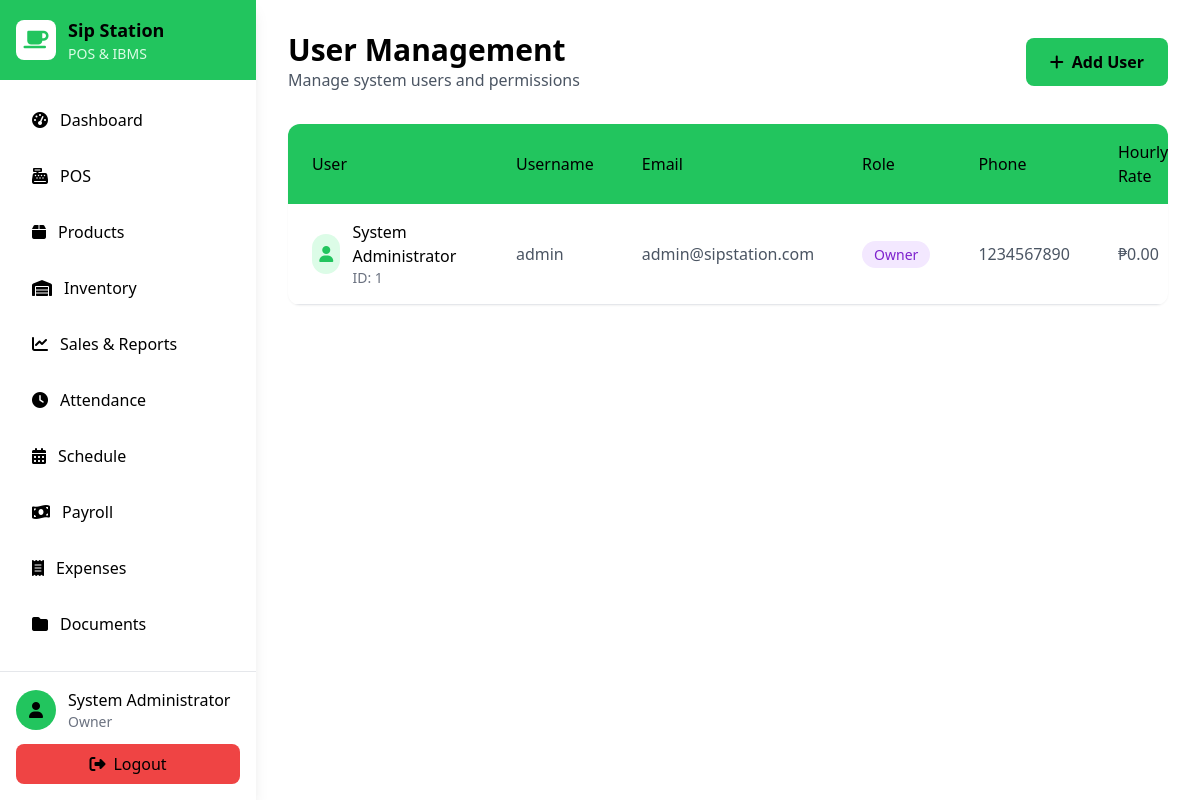
The app's page /modules/users/index.php (signed in) with its own data.
### tables this page shows
CREATE TABLE IF NOT EXISTS users (
    id INT AUTO_INCREMENT PRIMARY KEY,
    username VARCHAR(50) UNIQUE NOT NULL,
    password VARCHAR(255) NOT NULL,
    full_name VARCHAR(100) NOT NULL,
    email VARCHAR(100) UNIQUE NOT NULL,
    phone VARCHAR(20),
    role ENUM('owner', 'manager', 'staff', 'employee') NOT NULL,
    photo_path VARCHAR(255),
    hourly_rate DECIMAL(10, 2) DEFAULT 0.00,
    is_active BOOLEAN DEFAULT TRUE,
    created_at DATETIME DEFAULT CURRENT_TIMESTAMP,
    updated_at DATETIME DEFAULT CURRENT_TIMESTAMP ON UPDATE CURRENT_TIMESTAMP,
    INDEX idx_username (username),
    INDEX idx_email (email),
    INDEX idx_role (role)
);

### includes/db.php (called while the page is built, shortened)
<?php
class Database {
    private static $instance = null;
    private $connection;
    private function __construct() {
        try {
            $dsn = "mysql:host=" . DB_HOST . ";dbname=" . DB_NAME . ";charset=utf8mb4";
            $options = [
                PDO::ATTR_ERRMODE => PDO::ERRMODE_EXCEPTION,
                PDO::ATTR_DEFAULT_FETCH_MODE => PDO::FETCH_ASSOC,
                PDO::ATTR_EMULATE_PREPARES => false,
            ];
            $this->connection = new PDO($dsn, DB_USER, DB_PASS, $options);
        } catch (PDOException $e) {
            die("Database Connection Failed: " . $e->getMessage());
        }
    }
    public static function getInstance() {
        if (self::$instance === null) {
            self::$instance = new self();
        }
        return self::$instance;
    }
    public function getConnection() {
        return $this->connection;
    }
}
function getDB() {
    return Database::getInstance()->getConnection();
}

### includes/auth.php (called while the page is built, shortened)
<?php
require_once __DIR__ . '/db.php';
require_once __DIR__ . '/functions.php';
class Auth {
    private $db;
    public function __construct() {
        $this->db = getDB();
    }
    public function getAllUsers($role = null) {
        $sql = "SELECT id, username, full_name, email, phone, role, hourly_rate, is_active, created_at FROM users";
        $sql .= " ORDER BY created_at DESC";
        $stmt = $this->db->prepare($sql);
        if ($role) {
            $stmt->execute([$role]);
        } else {
            $stmt->execute();
        }
        return $stmt->fetchAll();
    }
}

### includes/functions.php (called while the page is built, shortened)
<?php
require_once __DIR__ . '/db.php';
function formatCurrency($amount) {
    return '₱' . number_format($amount, 2);
}

### modules/users/index.php (the view, shortened to what this page needs)
<?php
require_once '../../includes/functions.php';
require_once '../../includes/auth.php';
$auth = new Auth();
$users = $auth->getAllUsers();
?>
<!DOCTYPE html>
<html lang="en">
<head>
    <script src="https://cdn.tailwindcss.com"></script>
    <link rel="stylesheet" href="https://cdnjs.cloudflare.com/ajax/libs/font-awesome/6.4.0/css/all.min.css">
</head>
<body class="bg-white">
    <div class="flex h-screen overflow-hidden">
        <aside class="w-64 bg-white shadow-lg flex flex-col">
            <div class="bg-green-500 p-4">
                <div class="flex items-center space-x-3">
                    <div class="w-10 h-10 bg-white rounded-lg flex items-center justify-center">
                        <i class="fas fa-coffee text-green-500 text-xl"></i>
                    </div>
                    <div>
                        <h1 class="text-black font-bold text-lg">Sip Station</h1>
                        <p class="text-green-100 text-sm">POS & IBMS</p>
                    </div>
                </div>
            </div>
            <nav class="flex-1 p-4 overflow-y-auto">
                <ul class="space-y-2">
                    <li>
                        <a href="../../dashboard.php" class="flex items-center space-x-3 px-4 py-3 text-black hover:bg-gray-100 rounded-lg transition">
                            <i class="fas fa-tachometer-alt"></i>
                            <span>Dashboard</span>
                        </a>
                    </li>
                    <li>
                        <a href="../pos/index.php" class="flex items-center space-x-3 px-4 py-3 text-black hover:bg-gray-100 rounded-lg transition">
                            <i class="fas fa-cash-register"></i>
                            <span>POS</span>
                        </a>
                    </li>
                    <li>
                        <a href="../products/index.php" class="flex items-center space-x-3 px-4 py-3 text-black hover:bg-gray-100 rounded-lg transition">
                            <i class="fas fa-box"></i>
                            <span>Products</span>
                        </a>
                    </li>
                    <li>
                        <a href="../inventory/index.php" class="flex items-center space-x-3 px-4 py-3 text-black hover:bg-gray-100 rounded-lg transition">
                            <i class="fas fa-warehouse"></i>
                            <span>Inventory</span>
                        </a>
                    </li>
                    <li>
                        <a href="../sales/index.php" class="flex items-center space-x-3 px-4 py-3 text-black hover:bg-gray-100 rounded-lg transition">
                            <i class="fas fa-chart-line"></i>
                            <span>Sales & Reports</span>
                        </a>
                    </li>
                    <li>
                        <a href="../attendance/index.php" class="flex items-center space-x-3 px-4 py-3 text-black hover:bg-gray-100 rounded-lg transition">
                            <i class="fas fa-clock"></i>
                            <span>Attendance</span>
                        </a>
                    </li>
                    <li>
                        <a href="../schedule/index.php" class="flex items-center space-x-3 px-4 py-3 text-black hover:bg-gray-100 rounded-lg transition">
                            <i class="fas fa-calendar-alt"></i>
                            <span>Schedule</span>
                        </a>
                    </li>
                    <li>
                        <a href="../payroll/index.php" class="flex items-center space-x-3 px-4 py-3 text-black hover:bg-gray-100 rounded-lg transition">
                            <i class="fas fa-money-bill-wave"></i>
                            <span>Payroll</span>
                        </a>
                    </li>
                    <li>
                        <a href="../expenses/index.php" class="flex items-center space-x-3 px-4 py-3 text-black hover:bg-gray-100 rounded-lg transition">
                            <i class="fas fa-receipt"></i>
                            <span>Expenses</span>
                        </a>
                    </li>
                    <li>
                        <a href="../documents/index.php" class="flex items-center space-x-3 px-4 py-3 text-black hover:bg-gray-100 rounded-lg transition">
                            <i class="fas fa-folder"></i>
                            <span>Documents</span>
                        </a>
                    </li>
                    <li>
                        <a href="../messages/index.php" class="flex items-center space-x-3 px-4 py-3 text-black hover:bg-gray-100 rounded-lg transition">
                            <span>Messages</span>
                        </a>
                    </li>
                </ul>
            </nav>
            <div class="p-4 border-t">
                <div class="flex items-center space-x-3 mb-3">
                    <div class="w-10 h-10 bg-green-500 rounded-full flex items-center justify-center">
                        <i class="fas fa-user text-black"></i>
                    </div>
                    <div class="flex-1">
                        <p class="font-medium text-black"><?php echo htmlspecialchars($_SESSION['full_name']); ?></p>
                        <p class="text-sm text-gray-500 capitalize"><?php echo htmlspecialchars($_SESSION['role']); ?></p>
                    </div>
                </div>
                <a href="../../logout.php" class="flex items-center justify-center space-x-2 w-full bg-red-500 hover:bg-red-600 text-black py-2 rounded-lg transition">
                    <i class="fas fa-sign-out-alt"></i>
                    <span>Logout</span>
                </a>
            </div>
        </aside>
        <main class="flex-1 overflow-y-auto">
            <div class="p-8">
                <div class="flex items-center justify-between mb-8">
                    <div>
                        <h1 class="text-3xl font-bold text-black">User Management</h1>
                        <p class="text-gray-600">Manage system users and permissions</p>
                    </div>
                    <button onclick="openModal()" class="bg-green-500 hover:bg-green-600 text-black font-bold py-3 px-6 rounded-lg transition">
                        <i class="fas fa-plus mr-2"></i>Add User
                    </button>
                </div>
                <div class="bg-white rounded-xl shadow-sm overflow-hidden">
                    <div class="overflow-x-auto">
                        <table class="w-full">
                            <thead class="bg-green-500 text-black">
                                <tr>
                                    <th class="px-6 py-4 text-left font-medium">User</th>
                                    <th class="px-6 py-4 text-left font-medium">Username</th>
                                    <th class="px-6 py-4 text-left font-medium">Email</th>
                                    <th class="px-6 py-4 text-left font-medium">Role</th>
                                    <th class="px-6 py-4 text-left font-medium">Phone</th>
                                    <th class="px-6 py-4 text-left font-medium">Hourly Rate</th>
                                </tr>
                            </thead>
                            <tbody>
                                <?php foreach ($users as $user): ?>
                                <tr class="border-b hover:bg-gray-50">
                                    <td class="px-6 py-4">
                                        <div class="flex items-center space-x-3">
                                            <div class="w-10 h-10 bg-green-100 rounded-full flex items-center justify-center">
                                                <i class="fas fa-user text-green-500"></i>
                                            </div>
                                            <div>
                                                <p class="font-medium text-black"><?php echo htmlspecialchars($user['full_name']); ?></p>
                                                <p class="text-sm text-gray-500">ID: <?php echo $user['id']; ?></p>
                                            </div>
                                        </div>
                                    </td>
                                    <td class="px-6 py-4 text-gray-600"><?php echo htmlspecialchars($user['username']); ?></td>
                                    <td class="px-6 py-4 text-gray-600"><?php echo htmlspecialchars($user['email']); ?></td>
                                    <td class="px-6 py-4">
                                        <span class="px-3 py-1 rounded-full text-sm font-medium
                                            <?php echo $user['role'] === 'owner' ? 'bg-purple-100 text-purple-700' : ($user['role'] === 'manager' ? 'bg-blue-100 text-blue-700' : ($user['role'] === 'staff' ? 'bg-green-100 text-green-700' : 'bg-white text-black')); ?>">
                                            <?php echo ucfirst($user['role']); ?>
                                        </span>
                                    </td>
                                    <td class="px-6 py-4 text-gray-600"><?php echo htmlspecialchars($user['phone'] ?? '-'); ?></td>
                                    <td class="px-6 py-4 text-gray-600"><?php echo formatCurrency($user['hourly_rate']); ?></td>
                                </tr>
                                <?php endforeach; ?>
                            </tbody>
                        </table>
                    </div>
                </div>
            </div>
        </main>
    </div>
</body>
</html>

### records on screen
users: full_name "System Administrator", id "1", username "admin", email "admin@sipstation.com", role "Owner", phone "1234567890", hourly_rate "₱0.00"

### other values on screen
$_SESSION['full_name'] "System Administrator"
$_SESSION['role'] "Owner"
